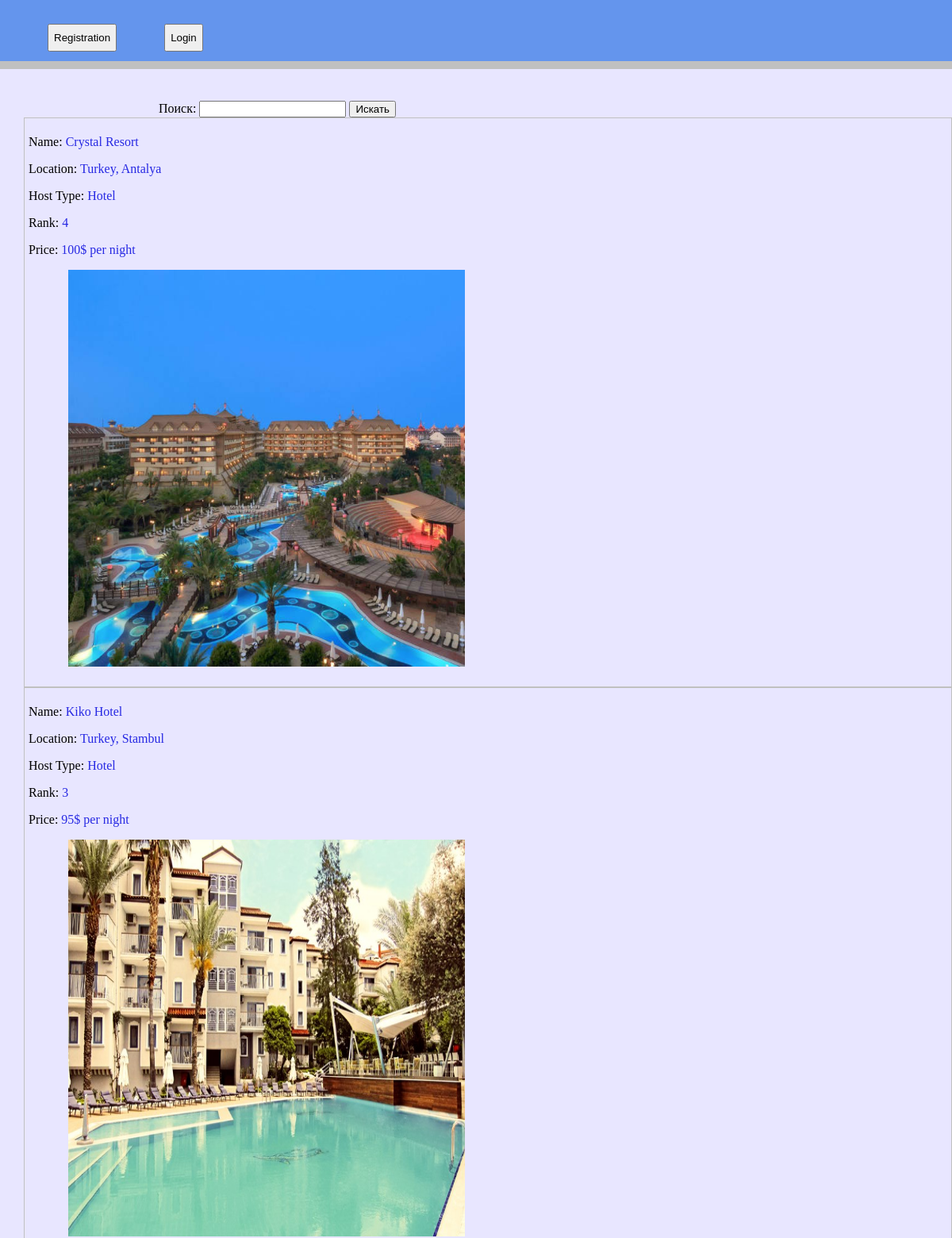
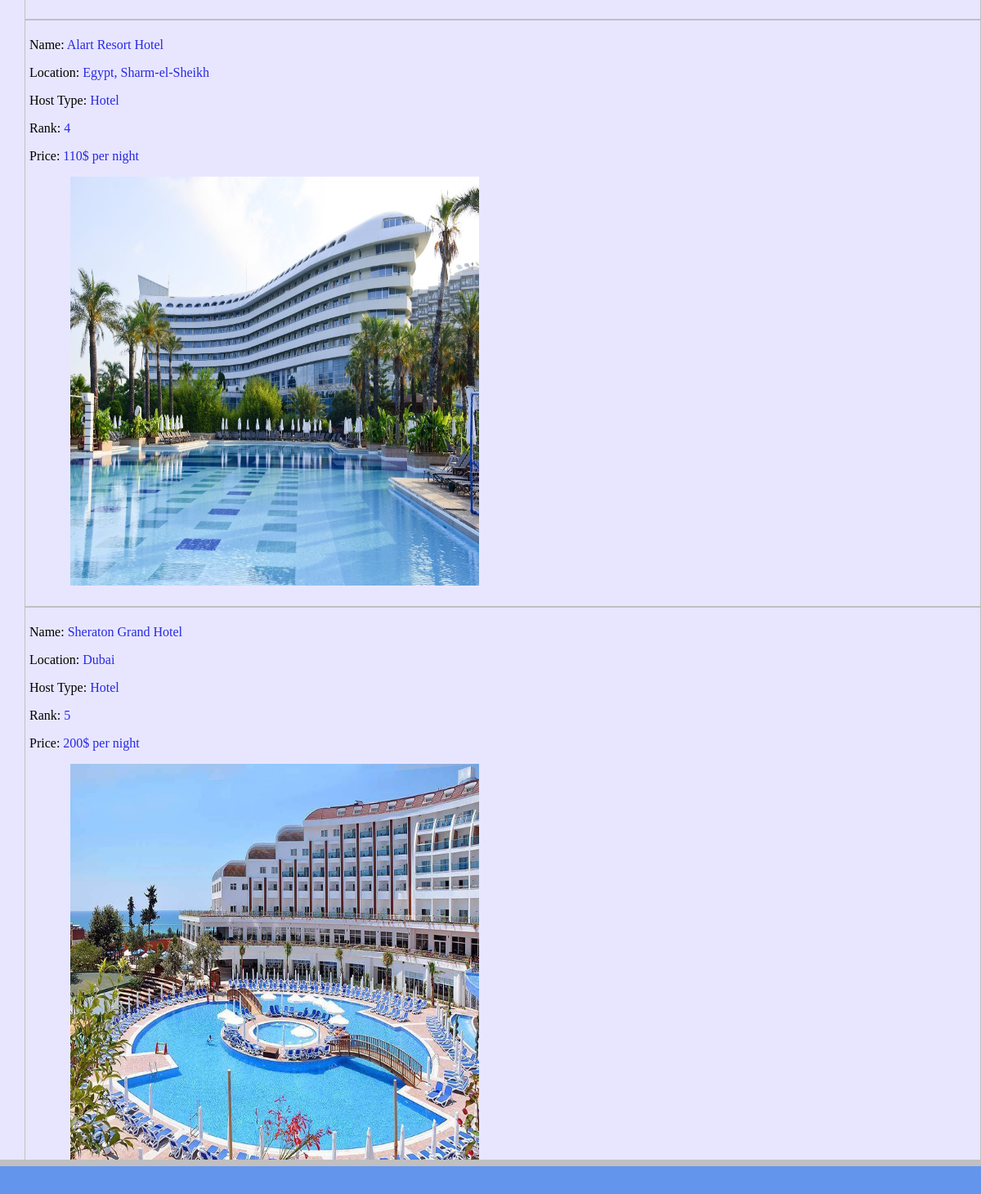
/hotel_list, run on the app's committed database (2 pictures, top to bottom).
### main/models.py (models this page shows, shortened)
class Hotel(models.Model):
    name = models.CharField(max_length=250)
    location = models.CharField(max_length=250, default="")
    host = models.CharField(max_length=250, default="")
    rank = models.IntegerField(default=0)
    price = models.CharField(max_length=250, default=0)
    background = models.ImageField(upload_to="hotels", null=True, blank =True)

### main/views.py (the view)
# urls.py: path('hotel_list', HotelListView.as_view(), name="hotel_list"),
class HotelListView(ListView):
    model = Hotel
    template_name = "listhotel.html"
    queryset = Hotel.objects.all()
    def get_queryset(self):
        qs = Hotel.objects.all()
        if "name" in self.request.GET and self.request.GET["name"]:
            qs = qs.filter(name__icontains=self.request.GET["name"])
        return qs

### templates/listhotel.html (shortened to what this page needs)
<!DOCTYPE html>
<html lang="en">
<head>
</head>
<body>
<div class="header">
    <a href="{% url 'registration' %}"><button>Registration</button></a>
    <a href="{% url 'login' %}"><button>Login </button> </a>
</div>
<form action="">
    Поиск: <input name="name">
    <input type="submit" value="Искать">
</form>
{% for hotel in object_list %}
    <div class="hotel-block">
        <p>Name: <span class="field-value">{{ hotel.name }}</span></p>
        <p>Location: <span class="field-value">{{ hotel.location }}</span></p>
        <p>Host Type: <span class="field-value">{{ hotel.host}}</span></p>
        <p>Rank: <span class="field-value">{{ hotel.rank }}</span></p>
        <p>Price: <span class="field-value">{{ hotel.price }}</span></p>
        {% if hotel.background %}
            <p> <img class="hotel-photo" src="{{ hotel.background.url }}"/> </p>
        {% endif %}
    </div>
{% endfor %}
<footer>
</footer>
</body>
</html>

### templates/listhotel.html (style rules this page uses)
.header { display: flex; margin: 0; background-color: cornflowerblue; height: 65px; text-align: center; padding-top: 12px; border-bottom: 10px solid silver; }
body { margin: 0; background-color: #e8e6ff; }
form { padding-top: 40px; padding-left: 200px; }
footer { float: left; background-color: cornflowerblue; width: 98%; padding: 1%; border-top: 8px solid silver; position: fixed; bottom: 0; height: 10px }
button { margin-left: 60px; margin-top: 18px; padding-top: 8px; padding-bottom: 8px; }
.field-value { color: rgba(32, 34, 226, 0.97); }
.hotel-block { padding: 5px; border: 1px solid silver; margin-left: 30px; }
.hotel-photo { height: 500px; width: 500px; margin-left: 50px; }

### data on the page
Hotel: name "Crystal Resort", location "Turkey, Antalya", host "Hotel", rank "4", price "100$ per night", background (picture)
Hotel: name "Kiko Hotel", location "Turkey, Stambul", host "Hotel", rank "3", price "95$ per night", background (picture)
Hotel: name "Alart Resort Hotel", location "Egypt, Sharm-el-Sheikh", host "Hotel", rank "4", price "110$ per night", background (picture)
Hotel: name "Sheraton Grand Hotel", location "Dubai", host "Hotel", rank "5", price "200$ per night", background (picture)
